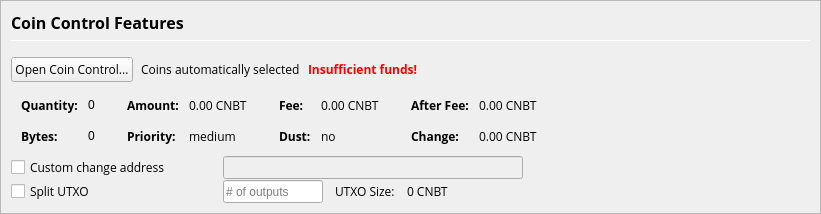
         <widget class="QFrame" name="frameCoinControl">
          <property name="sizePolicy">
           <sizepolicy hsizetype="Expanding" vsizetype="Expanding">
            <horstretch>0</horstretch>
            <verstretch>0</verstretch>
           </sizepolicy>
          </property>
          <property name="maximumSize">
           <size>
            <width>16777215</width>
            <height>16777215</height>
           </size>
          </property>
          <property name="frameShape">
           <enum>QFrame::StyledPanel</enum>
          </property>
          <property name="frameShadow">
           <enum>QFrame::Sunken</enum>
          </property>
          <layout class="QVBoxLayout" name="verticalLayoutCoinControl2">
           <property name="spacing">
            <number>0</number>
           </property>
           <property name="leftMargin">
            <number>0</number>
           </property>
           <property name="topMargin">
            <number>0</number>
           </property>
           <property name="rightMargin">
            <number>0</number>
           </property>
           <property name="bottomMargin">
            <number>0</number>
           </property>
           <item>
            <widget class="QFrame" name="frameCoinControl_BG">
             <layout class="QVBoxLayout" name="verticalLayoutCoinControl" stretch="0,0,0,0,0,0">
              <property name="spacing">
               <number>1</number>
              </property>
              <property name="leftMargin">
               <number>10</number>
              </property>
              <property name="topMargin">
               <number>10</number>
              </property>
              <item>
               <layout class="QHBoxLayout" name="horizontalLayoutCoinControl1">
                <property name="bottomMargin">
                 <number>15</number>
                </property>
                <item>
                 <layout class="QVBoxLayout" name="verticalLayout_3">
                  <property name="spacing">
                   <number>6</number>
                  </property>
                  <item>
                   <widget class="QLabel" name="labelCoinControlFeatures">
                    <property name="sizePolicy">
                     <sizepolicy hsizetype="Preferred" vsizetype="Maximum">
                      <horstretch>0</horstretch>
                      <verstretch>0</verstretch>
                     </sizepolicy>
                    </property>
                    <property name="minimumSize">
                     <size>
                      <width>0</width>
                      <height>20</height>
                     </size>
                    </property>
                    <property name="font">
                     <font>
                      <family>Open Sans</family>
                      <pointsize>12</pointsize>
                      <weight>75</weight>
                      <bold>true</bold>
                     </font>
                    </property>
                    <property name="styleSheet">
                     <string notr="true">font-weight:bold;</string>
                    </property>
                    <property name="text">
                     <string>Coin Control Features</string>
                    </property>
                   </widget>
                  </item>
                  <item>
                   <widget class="Line" name="line">
                    <property name="minimumSize">
                     <size>
                      <width>0</width>
                      <height>1</height>
                     </size>
                    </property>
                    <property name="maximumSize">
                     <size>
                      <width>16777215</width>
                      <height>1</height>
                     </size>
                    </property>
                    <property name="orientation">
                     <enum>Qt::Horizontal</enum>
                    </property>
                   </widget>
                  </item>
                 </layout>
                </item>
               </layout>
              </item>
              <item>
               <layout class="QHBoxLayout" name="horizontalLayoutCoinControl2" stretch="0,0,0,0">
                <property name="spacing">
                 <number>8</number>
                </property>
                <property name="bottomMargin">
                 <number>10</number>
                </property>
                <item>
                 <widget class="QPushButton" name="pushButtonCoinControl">
                  <property name="font">
                   <font>
                    <family>Open Sans</family>
                   </font>
                  </property>
                  <property name="styleSheet">
                   <string notr="true"/>
                  </property>
                  <property name="text">
                   <string>Open Coin Control...</string>
                  </property>
                  <property name="autoDefault">
                   <bool>false</bool>
                  </property>
                 </widget>
                </item>
                <item>
                 <widget class="QLabel" name="labelCoinControlAutomaticallySelected">
                  <property name="font">
                   <font>
                    <family>Open Sans</family>
                   </font>
                  </property>
                  <property name="text">
                   <string>Coins automatically selected</string>
                  </property>
                  <property name="margin">
                   <number>5</number>
                  </property>
                 </widget>
                </item>
                <item>
                 <widget class="QLabel" name="labelCoinControlInsuffFunds">
                  <property name="font">
                   <font>
                    <family>Open Sans</family>
                    <weight>75</weight>
                    <bold>true</bold>
                   </font>
                  </property>
                  <property name="styleSheet">
                   <string notr="true">color:red;font-weight:bold;</string>
                  </property>
                  <property name="text">
                   <string>Insufficient funds!</string>
                  </property>
                  <property name="margin">
                   <number>5</number>
                  </property>
                 </widget>
                </item>
                <item>
                 <spacer name="horizontalSpacerCoinControl">
                  <property name="orientation">
                   <enum>Qt::Horizontal</enum>
                  </property>
                  <property name="sizeHint" stdset="0">
                   <size>
                    <width>40</width>
                    <height>1</height>
                   </size>
                  </property>
                 </spacer>
                </item>
               </layout>
              </item>
              <item>
               <widget class="QWidget" name="widgetCoinControl" native="true">
                <property name="sizePolicy">
                 <sizepolicy hsizetype="Preferred" vsizetype="Preferred">
                  <horstretch>0</horstretch>
                  <verstretch>0</verstretch>
                 </sizepolicy>
                </property>
                <property name="minimumSize">
                 <size>
                  <width>0</width>
                  <height>0</height>
                 </size>
                </property>
                <property name="styleSheet">
                 <string notr="true"/>
                </property>
                <layout class="QHBoxLayout" name="horizontalLayoutCoinControl5">
                 <property name="leftMargin">
                  <number>0</number>
                 </property>
                 <property name="topMargin">
                  <number>0</number>
                 </property>
                 <property name="rightMargin">
                  <number>0</number>
                 </property>
                 <property name="bottomMargin">
                  <number>0</number>
                 </property>
                 <item>
                  <layout class="QHBoxLayout" name="horizontalLayoutCoinControl3" stretch="0,0,0,1">
                   <property name="spacing">
                    <number>20</number>
                   </property>
                   <property name="topMargin">
                    <number>0</number>
                   </property>
                   <property name="bottomMargin">
                    <number>10</number>
                   </property>
                   <item>
                    <layout class="QFormLayout" name="formLayoutCoinControl1">
                     <property name="horizontalSpacing">
                      <number>10</number>
                     </property>
                     <property name="verticalSpacing">
                      <number>14</number>
                     </property>
                     <property name="leftMargin">
                      <number>10</number>
                     </property>
                     <property name="topMargin">
                      <number>4</number>
                     </property>
                     <property name="rightMargin">
                      <number>6</number>
                     </property>
                     <item row="0" column="0">
                      <widget class="QLabel" name="labelCoinControlQuantityText">
                       <property name="font">
                        <font>
                         <family>Open Sans</family>
                         <weight>75</weight>
                         <bold>true</bold>
                        </font>
                       </property>
                       <property name="text">
                        <string>Quantity:</string>
                       </property>
                       <property name="margin">
                        <number>0</number>
                       </property>
                      </widget>
                     </item>
                     <item row="0" column="1">
                      <widget class="QLabel" name="labelCoinControlQuantity">
                       <property name="cursor">
                        <cursorShape>IBeamCursor</cursorShape>
                       </property>
                       <property name="contextMenuPolicy">
                        <enum>Qt::ActionsContextMenu</enum>
                       </property>
                       <property name="text">
                        <string notr="true">0</string>
                       </property>
                       <property name="margin">
                        <number>0</number>
                       </property>
                       <property name="textInteractionFlags">
                        <set>Qt::LinksAccessibleByMouse|Qt::TextSelectableByKeyboard|Qt::TextSelectableByMouse</set>
                       </property>
                      </widget>
                     </item>
                     <item row="1" column="0">
                      <widget class="QLabel" name="labelCoinControlBytesText">
                       <property name="font">
                        <font>
                         <family>Open Sans</family>
                         <weight>75</weight>
                         <bold>true</bold>
                        </font>
                       </property>
                       <property name="text">
                        <string>Bytes:</string>
                       </property>
                      </widget>
                     </item>
                     <item row="1" column="1">
                      <widget class="QLabel" name="labelCoinControlBytes">
                       <property name="cursor">
                        <cursorShape>IBeamCursor</cursorShape>
                       </property>
                       <property name="contextMenuPolicy">
                        <enum>Qt::ActionsContextMenu</enum>
                       </property>
                       <property name="text">
                        <string notr="true">0</string>
                       </property>
                       <property name="textInteractionFlags">
                        <set>Qt::LinksAccessibleByMouse|Qt::TextSelectableByKeyboard|Qt::TextSelectableByMouse</set>
                       </property>
                      </widget>
                     </item>
                    </layout>
                   </item>
                   <item>
                    <layout class="QFormLayout" name="formLayoutCoinControl2">
                     <property name="horizontalSpacing">
                      <number>10</number>
                     </property>
                     <property name="verticalSpacing">
                      <number>14</number>
                     </property>
                     <property name="leftMargin">
                      <number>6</number>
                     </property>
                     <property name="topMargin">
                      <number>4</number>
                     </property>
                     <property name="rightMargin">
                      <number>6</number>
                     </property>
                     <item row="0" column="0">
                      <widget class="QLabel" name="labelCoinControlAmountText">
                       <property name="font">
                        <font>
                         <family>Open Sans</family>
                         <weight>75</weight>
                         <bold>true</bold>
                        </font>
                       </property>
                       <property name="text">
                        <string>Amount:</string>
                       </property>
                       <property name="margin">
                        <number>0</number>
                       </property>
                      </widget>
                     </item>
                     <item row="0" column="1">
                      <widget class="QLabel" name="labelCoinControlAmount">
                       <property name="font">
                        <font>
                         <family>Open Sans</family>
                        </font>
                       </property>
                       <property name="cursor">
                        <cursorShape>IBeamCursor</cursorShape>
                       </property>
                       <property name="contextMenuPolicy">
                        <enum>Qt::ActionsContextMenu</enum>
                       </property>
                       <property name="text">
                        <string notr="true">0.00 CNBT</string>
                       </property>
                       <property name="textInteractionFlags">
                        <set>Qt::LinksAccessibleByMouse|Qt::TextSelectableByKeyboard|Qt::TextSelectableByMouse</set>
                       </property>
                      </widget>
                     </item>
                     <item row="1" column="0">
                      <widget class="QLabel" name="labelCoinControlPriorityText">
                       <property name="font">
                        <font>
                         <family>Open Sans</family>
                         <weight>75</weight>
                         <bold>true</bold>
                        </font>
                       </property>
                       <property name="text">
                        <string>Priority:</string>
                       </property>
                      </widget>
                     </item>
                     <item row="1" column="1">
                      <widget class="QLabel" name="labelCoinControlPriority">
                       <property name="font">
                        <font>
                         <family>Open Sans</family>
                        </font>
                       </property>
                       <property name="cursor">
                        <cursorShape>IBeamCursor</cursorShape>
                       </property>
                       <property name="contextMenuPolicy">
                        <enum>Qt::ActionsContextMenu</enum>
                       </property>
                       <property name="text">
                        <string>medium</string>
                       </property>
                       <property name="textInteractionFlags">
                        <set>Qt::LinksAccessibleByMouse|Qt::TextSelectableByKeyboard|Qt::TextSelectableByMouse</set>
                       </property>
                      </widget>
                     </item>
                    </layout>
                   </item>
                   <item>
                    <layout class="QFormLayout" name="formLayoutCoinControl3">
                     <property name="horizontalSpacing">
                      <number>10</number>
                     </property>
                     <property name="verticalSpacing">
                      <number>14</number>
                     </property>
                     <property name="leftMargin">
                      <number>6</number>
                     </property>
                     <property name="topMargin">
                      <number>4</number>
                     </property>
                     <property name="rightMargin">
                      <number>6</number>
                     </property>
                     <item row="0" column="0">
                      <widget class="QLabel" name="labelCoinControlFeeText">
                       <property name="font">
                        <font>
                         <family>Open Sans</family>
                         <weight>75</weight>
                         <bold>true</bold>
                        </font>
                       </property>
                       <property name="text">
                        <string>Fee:</string>
                       </property>
                       <property name="margin">
                        <number>0</number>
                       </property>
                      </widget>
                     </item>
                     <item row="0" column="1">
                      <widget class="QLabel" name="labelCoinControlFee">
                       <property name="font">
                        <font>
                         <family>Open Sans</family>
                        </font>
                       </property>
                       <property name="cursor">
                        <cursorShape>IBeamCursor</cursorShape>
                       </property>
                       <property name="contextMenuPolicy">
                        <enum>Qt::ActionsContextMenu</enum>
                       </property>
                       <property name="text">
                        <string notr="true">0.00 CNBT</string>
                       </property>
                       <property name="textInteractionFlags">
                        <set>Qt::LinksAccessibleByMouse|Qt::TextSelectableByKeyboard|Qt::TextSelectableByMouse</set>
                       </property>
                      </widget>
                     </item>
                     <item row="1" column="0">
                      <widget class="QLabel" name="labelCoinControlLowOutputText">
                       <property name="font">
                        <font>
                         <family>Open Sans</family>
                         <weight>75</weight>
                         <bold>true</bold>
                        </font>
                       </property>
                       <property name="text">
                        <string>Dust:</string>
                       </property>
                      </widget>
                     </item>
                     <item row="1" column="1">
                      <widget class="QLabel" name="labelCoinControlLowOutput">
                       <property name="font">
                        <font>
                         <family>Open Sans</family>
                        </font>
                       </property>
                       <property name="cursor">
                        <cursorShape>IBeamCursor</cursorShape>
                       </property>
                       <property name="contextMenuPolicy">
                        <enum>Qt::ActionsContextMenu</enum>
                       </property>
                       <property name="text">
                        <string>no</string>
                       </property>
                       <property name="textInteractionFlags">
                        <set>Qt::LinksAccessibleByMouse|Qt::TextSelectableByKeyboard|Qt::TextSelectableByMouse</set>
                       </property>
                      </widget>
                     </item>
                    </layout>
                   </item>
                   <item>
                    <layout class="QFormLayout" name="formLayoutCoinControl4">
                     <property name="horizontalSpacing">
                      <number>10</number>
                     </property>
                     <property name="verticalSpacing">
                      <number>14</number>
                     </property>
                     <property name="leftMargin">
                      <number>6</number>
                     </property>
                     <property name="topMargin">
                      <number>4</number>
                     </property>
                     <property name="rightMargin">
                      <number>6</number>
                     </property>
                     <item row="0" column="0">
                      <widget class="QLabel" name="labelCoinControlAfterFeeText">
                       <property name="font">
                        <font>
                         <family>Open Sans</family>
                         <weight>75</weight>
                         <bold>true</bold>
                        </font>
                       </property>
                       <property name="text">
                        <string>After Fee:</string>
                       </property>
                       <property name="margin">
                        <number>0</number>
                       </property>
                      </widget>
                     </item>
                     <item row="0" column="1">
                      <widget class="QLabel" name="labelCoinControlAfterFee">
                       <property name="font">
                        <font>
                         <family>Open Sans</family>
                        </font>
                       </property>
                       <property name="cursor">
                        <cursorShape>IBeamCursor</cursorShape>
                       </property>
                       <property name="contextMenuPolicy">
                        <enum>Qt::ActionsContextMenu</enum>
                       </property>
                       <property name="text">
                        <string notr="true">0.00 CNBT</string>
                       </property>
                       <property name="textInteractionFlags">
                        <set>Qt::LinksAccessibleByMouse|Qt::TextSelectableByKeyboard|Qt::TextSelectableByMouse</set>
                       </property>
                      </widget>
                     </item>
                     <item row="1" column="0">
                      <widget class="QLabel" name="labelCoinControlChangeText">
                       <property name="font">
                        <font>
                         <family>Open Sans</family>
                         <weight>75</weight>
                         <bold>true</bold>
                        </font>
                       </property>
                       <property name="text">
                        <string>Change:</string>
                       </property>
                      </widget>
                     </item>
                     <item row="1" column="1">
                      <widget class="QLabel" name="labelCoinControlChange">
                       <property name="font">
                        <font>
                         <family>Open Sans</family>
                        </font>
                       </property>
                       <property name="cursor">
                        <cursorShape>IBeamCursor</cursorShape>
                       </property>
                       <property name="contextMenuPolicy">
                        <enum>Qt::ActionsContextMenu</enum>
                       </property>
                       <property name="text">
                        <string notr="true">0.00 CNBT</string>
                       </property>
                       <property name="textInteractionFlags">
                        <set>Qt::LinksAccessibleByMouse|Qt::TextSelectableByKeyboard|Qt::TextSelectableByMouse</set>
                       </property>
                      </widget>
                     </item>
                    </layout>
                   </item>
                  </layout>
                 </item>
                </layout>
               </widget>
              </item>
              <item>
               <layout class="QHBoxLayout" name="horizontalLayoutCoinControl4">
                <property name="spacing">
                 <number>12</number>
                </property>
                <property name="sizeConstraint">
                 <enum>QLayout::SetDefaultConstraint</enum>
                </property>
                <property name="topMargin">
                 <number>0</number>
                </property>
                <property name="rightMargin">
                 <number>0</number>
                </property>
                <item>
                 <widget class="QCheckBox" name="checkBoxCoinControlChange">
                  <property name="sizePolicy">
                   <sizepolicy hsizetype="Preferred" vsizetype="Preferred">
                    <horstretch>0</horstretch>
                    <verstretch>0</verstretch>
                   </sizepolicy>
                  </property>
                  <property name="minimumSize">
                   <size>
                    <width>200</width>
                    <height>0</height>
                   </size>
                  </property>
                  <property name="maximumSize">
                   <size>
                    <width>200</width>
                    <height>16777215</height>
                   </size>
                  </property>
                  <property name="font">
                   <font>
                    <family>Open Sans</family>
                   </font>
                  </property>
                  <property name="toolTip">
                   <string>If this is activated, but the change address is empty or invalid, change will be sent to a newly generated address.</string>
                  </property>
                  <property name="text">
                   <string>Custom change address</string>
                  </property>
                 </widget>
                </item>
                <item>
                 <widget class="QValidatedLineEdit" name="lineEditCoinControlChange">
                  <property name="enabled">
                   <bool>false</bool>
                  </property>
                  <property name="sizePolicy">
                   <sizepolicy hsizetype="Preferred" vsizetype="Preferred">
                    <horstretch>0</horstretch>
                    <verstretch>0</verstretch>
                   </sizepolicy>
                  </property>
                  <property name="minimumSize">
                   <size>
                    <width>300</width>
                    <height>0</height>
                   </size>
                  </property>
                 </widget>
                </item>
                <item>
                 <widget class="QLabel" name="labelCoinControlChangeLabel">
                  <property name="sizePolicy">
                   <sizepolicy hsizetype="Preferred" vsizetype="Preferred">
                    <horstretch>0</horstretch>
                    <verstretch>0</verstretch>
                   </sizepolicy>
                  </property>
                  <property name="minimumSize">
                   <size>
                    <width>100</width>
                    <height>0</height>
                   </size>
                  </property>
                  <property name="text">
                   <string/>
                  </property>
                  <property name="margin">
                   <number>3</number>
                  </property>
                 </widget>
                </item>
               </layout>
              </item>
              <item>
               <layout class="QHBoxLayout" name="horizontalLayoutCoinControl6">
                <property name="spacing">
                 <number>12</number>
                </property>
                <property name="rightMargin">
                 <number>0</number>
                </property>
                <item>
                 <widget class="QCheckBox" name="splitBlockCheckBox">
                  <property name="sizePolicy">
                   <sizepolicy hsizetype="Preferred" vsizetype="Preferred">
                    <horstretch>0</horstretch>
                    <verstretch>0</verstretch>
                   </sizepolicy>
                  </property>
                  <property name="minimumSize">
                   <size>
                    <width>200</width>
                    <height>0</height>
                   </size>
                  </property>
                  <property name="maximumSize">
                   <size>
                    <width>200</width>
                    <height>16777215</height>
                   </size>
                  </property>
                  <property name="font">
                   <font>
                    <family>Open Sans</family>
                   </font>
                  </property>
                  <property name="text">
                   <string>Split UTXO</string>
                  </property>
                 </widget>
                </item>
                <item>
                 <widget class="QLineEdit" name="splitBlockLineEdit">
                  <property name="sizePolicy">
                   <sizepolicy hsizetype="Preferred" vsizetype="Preferred">
                    <horstretch>50</horstretch>
                    <verstretch>0</verstretch>
                   </sizepolicy>
                  </property>
                  <property name="minimumSize">
                   <size>
                    <width>100</width>
                    <height>0</height>
                   </size>
                  </property>
                  <property name="maximumSize">
                   <size>
                    <width>100</width>
                    <height>16777215</height>
                   </size>
                  </property>
                  <property name="placeholderText">
                   <string># of outputs</string>
                  </property>
                 </widget>
                </item>
                <item>
                 <widget class="QLabel" name="labelBlockSizeText">
                  <property name="font">
                   <font>
                    <family>Open Sans</family>
                   </font>
                  </property>
                  <property name="text">
                   <string>UTXO Size:</string>
                  </property>
                 </widget>
                </item>
                <item>
                 <widget class="QLabel" name="labelBlockSize">
                  <property name="font">
                   <font>
                    <family>Open Sans</family>
                   </font>
                  </property>
                  <property name="text">
                   <string>0 CNBT</string>
                  </property>
                 </widget>
                </item>
                <item>
                 <spacer name="horizontalSpacer_7">
                  <property name="orientation">
                   <enum>Qt::Horizontal</enum>
                  </property>
                  <property name="sizeHint" stdset="0">
                   <size>
                    <width>40</width>
                    <height>20</height>
                   </size>
                  </property>
                 </spacer>
                </item>
               </layout>
              </item>
              <item>
               <spacer name="verticalSpacerCoinControl">
                <property name="orientation">
                 <enum>Qt::Vertical</enum>
                </property>
                <property name="sizeHint" stdset="0">
                 <size>
                  <width>800</width>
                  <height>1</height>
                 </size>
                </property>
               </spacer>
              </item>
             </layout>
            </widget>
           </item>
          </layout>
         </widget>
